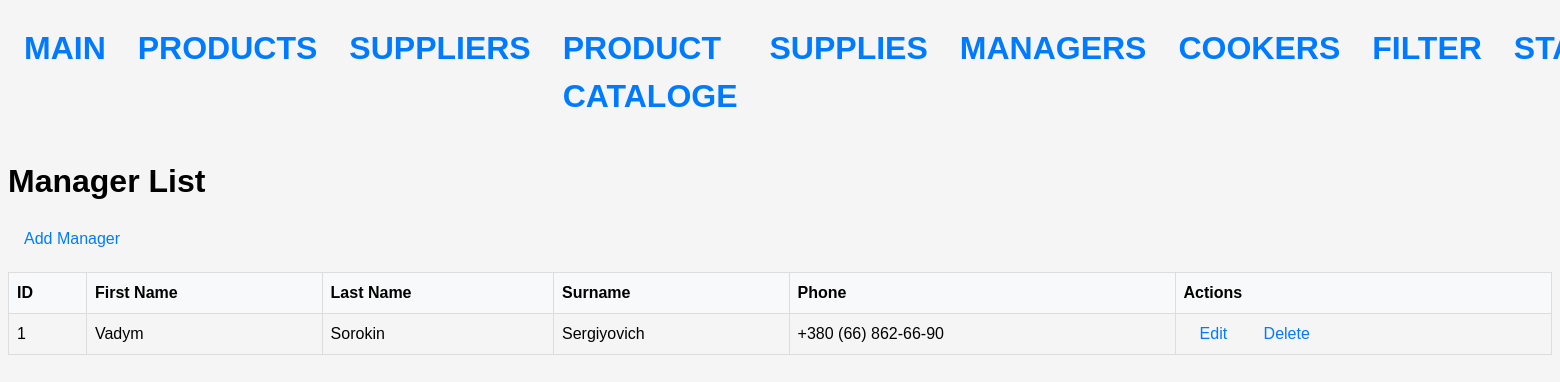
The app's page /manager/, older data.
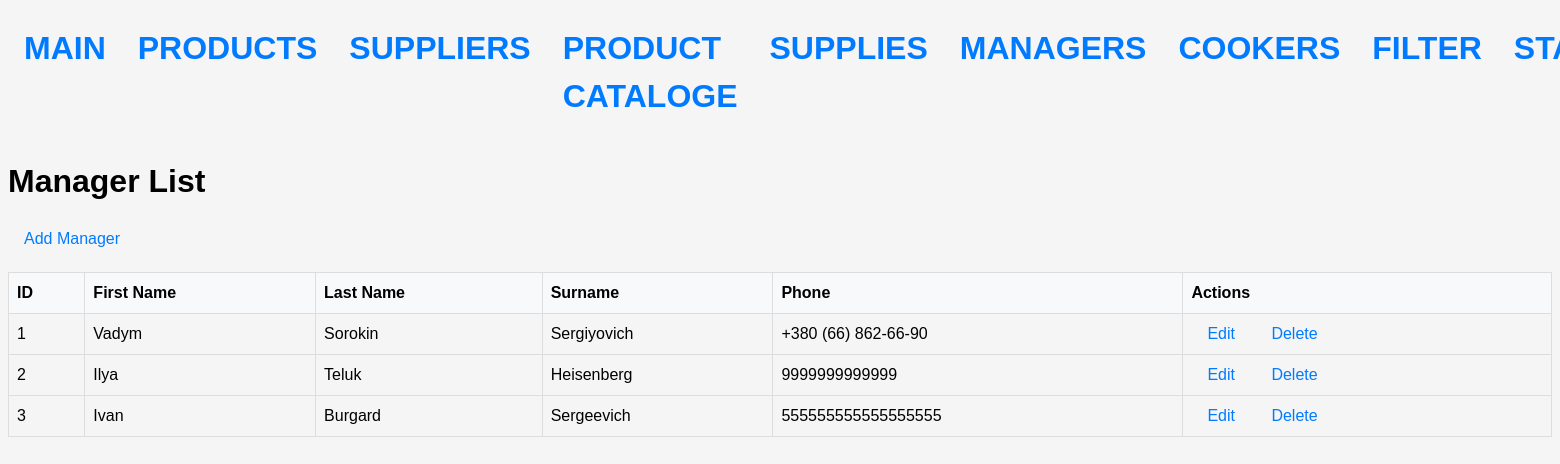
The same page, newer data.
### stock/models.py (models this page shows, shortened)
class Manager(Model):
    first_name = models.CharField(max_length=64)
    last_name = models.CharField(max_length=64)
    surname = models.CharField(max_length=64)
    phone = models.CharField(max_length=24)

### stock/views.py (the view)
# urls.py: path('manager/', ManagerListView.as_view(), name='manager'),
class ManagerListView(ListView):
    model = Manager
    template_name = 'manager/manager_list.html'
    context_object_name = 'managers'

### templates/manager/manager_list.html (shortened to what this page needs)
{% extends 'base.html' %}
{% block content %}
<h1>Manager List</h1>
<a href="{% url 'create_manager' %}">Add Manager</a>
<table>
    <thead>
        <tr>
            <th>ID</th>
            <th>First Name</th>
            <th>Last Name</th>
            <th>Surname</th>
            <th>Phone</th>
            <th>Actions</th>
        </tr>
    </thead>
    <tbody>
        {% for manager in managers %}
        <tr>
            <td>{{ manager.pk }}</td>
            <td>{{ manager.first_name }}</td>
            <td>{{ manager.last_name }}</td>
            <td>{{ manager.surname }}</td>
            <td>{{ manager.phone }}</td>
            <td><a href="{% url 'update_manager' manager.pk %}">Edit</a>
            <a href="{% url 'delete_manager' manager.pk %}">Delete</a></td>
        </tr>
        {% endfor %}
    </tbody>
</table>
{% endblock %}

Row changes from the older to the newer data that the page shows:
added Manager: pk "2", first_name "Ilya", last_name "Teluk", surname "Heisenberg", phone "9999999999999"
added Manager: pk "3", first_name "Ivan", last_name "Burgard", surname "Sergeevich", phone "555555555555555555"
